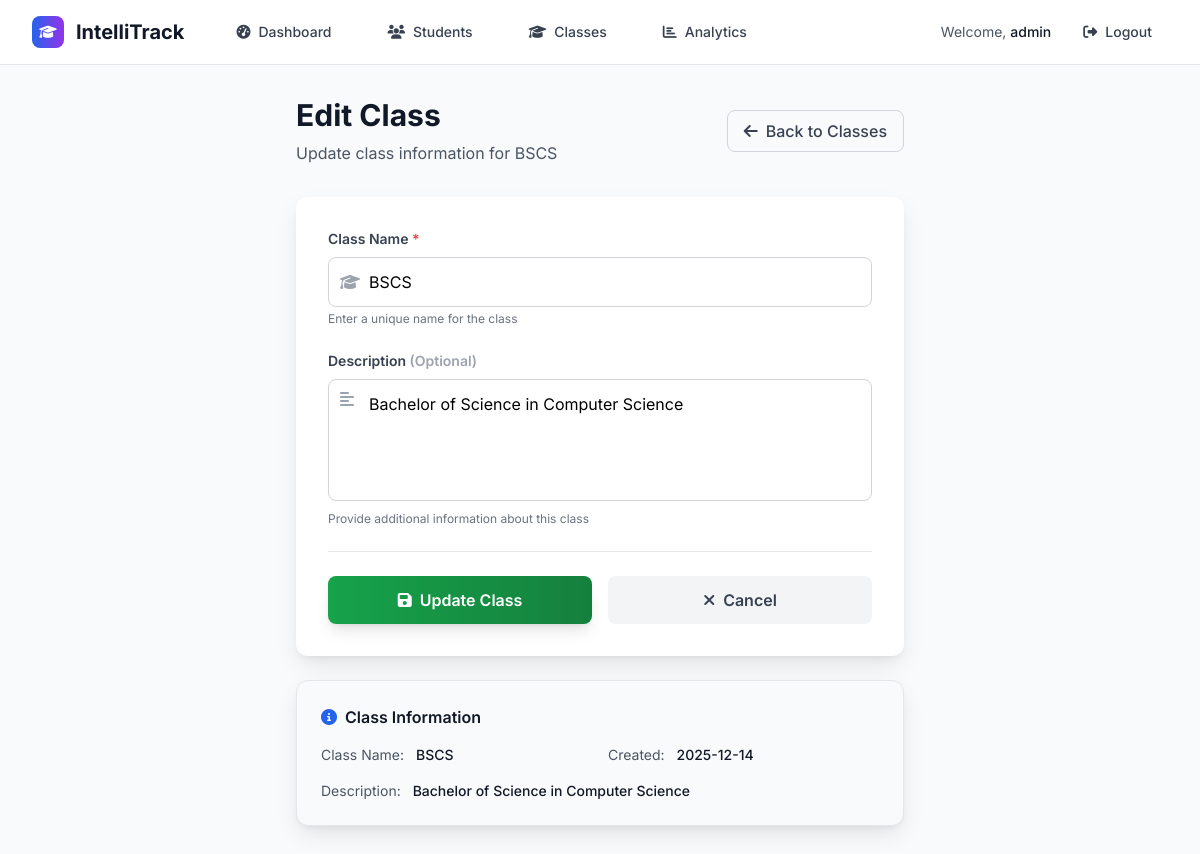
Screenshot of /edit-class/7 (signed in) with the database file from the repository.
### tables this page shows
CREATE TABLE classes (
            id INTEGER PRIMARY KEY AUTOINCREMENT,
            name TEXT UNIQUE NOT NULL,
            description TEXT,
            created_at TIMESTAMP DEFAULT CURRENT_TIMESTAMP
        );

### backend/routes.py (the view, shortened to what this page needs)
    @app.route('/edit-class/<int:id>', methods=['GET', 'POST'])
    @login_required
    def edit_class(id):
        conn = get_db_connection()
        class_info = conn.execute('SELECT * FROM classes WHERE id = ?', (id,)).fetchone()
        conn.close()
        if not class_info:
            flash('Class not found', 'error')
            return redirect(url_for('view_classes'))
        return render_template('edit_class.html', class_info=class_info)

### backend/auth.py (called while the page is built)
def login_required(f):
    @wraps(f)
    def decorated_function(*args, **kwargs):
        if 'logged_in' not in session:
            return redirect(url_for('login'))
        return f(*args, **kwargs)
    return decorated_function

### backend/db.py (called while the page is built)
def get_db_connection():
    conn = sqlite3.connect(DATABASE)
    conn.row_factory = sqlite3.Row
    return conn

### frontend/templates/edit_class.html (shortened to what this page needs)
{% extends "base.html" %}
{% block content %}
<div class="min-h-screen bg-gray-50 py-8">
    <div class="max-w-2xl mx-auto px-4 sm:px-6 lg:px-8">
        <div class="flex items-center justify-between mb-8">
            <div>
                <h1 class="text-3xl font-bold text-gray-900 mb-2">Edit Class</h1>
                <p class="text-gray-600">Update class information for {{ class_info.name }}</p>
            </div>
            <a href="{{ url_for('view_classes') }}" class="inline-flex items-center px-4 py-2 border border-gray-300 text-gray-700 rounded-lg hover:bg-gray-50 transition-colors font-medium">
                <i class="fas fa-arrow-left mr-2"></i>Back to Classes
            </a>
        </div>
        <div class="card-shadow bg-white rounded-xl p-8">
            <form method="POST" action="{{ url_for('edit_class', id=class_info.id) }}" class="space-y-6">
                <div>
                    <label for="name" class="block text-sm font-semibold text-gray-700 mb-2">
                        Class Name <span class="text-red-500">*</span>
                    </label>
                    <div class="relative">
                        <i class="fas fa-graduation-cap absolute left-3 top-1/2 transform -translate-y-1/2 text-gray-400"></i>
                        <input
                            type="text"
                            id="name"
                            name="name"
                            required
                            value="{{ class_info.name }}"
                            class="w-full pl-10 pr-4 py-3 border border-gray-300 rounded-lg focus:ring-2 focus:ring-blue-500 focus:border-blue-500 outline-none transition-all duration-200"
                            placeholder="e.g., Grade 10-A, Class XII Science"
                        >
                    </div>
                    <p class="text-xs text-gray-500 mt-1">Enter a unique name for the class</p>
                </div>
                <div>
                    <label for="description" class="block text-sm font-semibold text-gray-700 mb-2">
                        Description <span class="text-gray-400">(Optional)</span>
                    </label>
                    <div class="relative">
                        <i class="fas fa-align-left absolute left-3 top-3 text-gray-400"></i>
                        <textarea
                            id="description"
                            name="description"
                            rows="4"
                            class="w-full pl-10 pr-4 py-3 border border-gray-300 rounded-lg focus:ring-2 focus:ring-blue-500 focus:border-blue-500 outline-none transition-all duration-200 resize-none"
                            placeholder="Describe the class focus, curriculum, or any special notes..."
                        >{{ class_info.description or '' }}</textarea>
                    </div>
                    <p class="text-xs text-gray-500 mt-1">Provide additional information about this class</p>
                </div>
                <div class="border-t border-gray-200 pt-6">
                    <div class="flex flex-col sm:flex-row gap-4">
                        <button
                            type="submit"
                            class="flex-1 bg-gradient-to-r from-green-600 to-green-700 text-white py-3 rounded-lg font-semibold hover:from-green-700 hover:to-green-800 transition-all duration-200 transform hover:scale-105 shadow-lg hover:shadow-xl"
                        >
                            <i class="fas fa-save mr-2"></i>Update Class
                        </button>
                        <a
                            href="{{ url_for('view_classes') }}"
                            class="flex-1 bg-gray-100 text-gray-700 py-3 rounded-lg font-semibold hover:bg-gray-200 transition-all duration-200 text-center"
                        >
                            <i class="fas fa-times mr-2"></i>Cancel
                        </a>
                    </div>
                </div>
            </form>
        </div>
        <div class="mt-6 card-shadow bg-gray-50 border border-gray-200 rounded-xl p-6">
            <h4 class="font-semibold text-gray-900 mb-4 flex items-center">
                <i class="fas fa-info-circle mr-2 text-blue-600"></i>
                Class Information
            </h4>
            <div class="grid grid-cols-1 md:grid-cols-2 gap-4 text-sm">
                <div>
                    <span class="text-gray-600">Class Name:</span>
                    <span class="font-medium text-gray-900 ml-2">{{ class_info.name }}</span>
                </div>
                <div>
                    <span class="text-gray-600">Created:</span>
                    <span class="font-medium text-gray-900 ml-2">{{ class_info.created_at[:10] if class_info.created_at else 'N/A' }}</span>
                </div>
                <div class="md:col-span-2">
                    <span class="text-gray-600">Description:</span>
                    <span class="font-medium text-gray-900 ml-2">{{ class_info.description or 'No description provided' }}</span>
                </div>
            </div>
        </div>
    </div>
</div>
{% endblock %}

### frontend/templates/base.html (style rules this page uses)
body { font-family: 'Inter', sans-serif; }
.card-shadow { box-shadow: 0 10px 25px -3px rgba(0, 0, 0, 0.1), 0 4px 6px -2px rgba(0, 0, 0, 0.05); }

### rows the page displays
classes: name "BSCS", description "Bachelor of Science in Computer Science", created_at "2025-12-14"

### other values shown
{{ session.username }} "admin"
